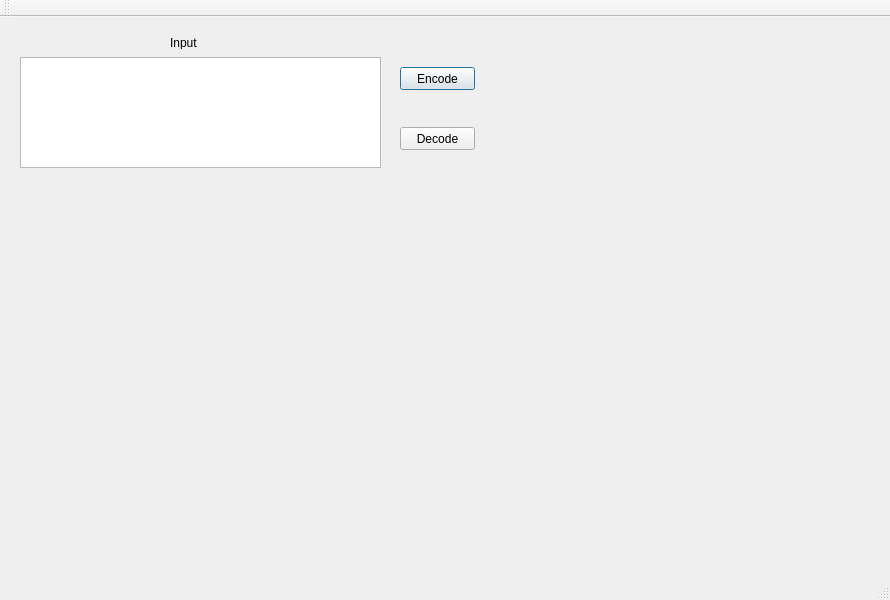
<?xml version="1.0" encoding="UTF-8"?>
<ui version="4.0">
 <class>MainWindow</class>
 <widget class="QMainWindow" name="MainWindow">
  <property name="geometry">
   <rect>
    <x>0</x>
    <y>0</y>
    <width>890</width>
    <height>600</height>
   </rect>
  </property>
  <property name="windowTitle">
   <string>MainWindow</string>
  </property>
  <widget class="QWidget" name="centralWidget">
   <widget class="QTextEdit" name="inputText">
    <property name="geometry">
     <rect>
      <x>20</x>
      <y>40</y>
      <width>361</width>
      <height>111</height>
     </rect>
    </property>
   </widget>
   <widget class="QPushButton" name="encodeButton">
    <property name="geometry">
     <rect>
      <x>400</x>
      <y>50</y>
      <width>75</width>
      <height>23</height>
     </rect>
    </property>
    <property name="text">
     <string>Encode</string>
    </property>
    <property name="autoDefault">
     <bool>false</bool>
    </property>
    <property name="default">
     <bool>true</bool>
    </property>
   </widget>
   <widget class="QPushButton" name="decodeButton">
    <property name="geometry">
     <rect>
      <x>400</x>
      <y>110</y>
      <width>75</width>
      <height>23</height>
     </rect>
    </property>
    <property name="text">
     <string>Decode</string>
    </property>
   </widget>
   <widget class="QLabel" name="label">
    <property name="geometry">
     <rect>
      <x>170</x>
      <y>20</y>
      <width>47</width>
      <height>12</height>
     </rect>
    </property>
    <property name="text">
     <string>Input</string>
    </property>
   </widget>
  </widget>
  <widget class="QMenuBar" name="menuBar">
   <property name="geometry">
    <rect>
     <x>0</x>
     <y>0</y>
     <width>890</width>
     <height>21</height>
    </rect>
   </property>
  </widget>
  <widget class="QToolBar" name="mainToolBar">
   <attribute name="toolBarArea">
    <enum>TopToolBarArea</enum>
   </attribute>
   <attribute name="toolBarBreak">
    <bool>false</bool>
   </attribute>
  </widget>
  <widget class="QStatusBar" name="statusBar"/>
 </widget>
 <layoutdefault spacing="6" margin="11"/>
 <resources/>
 <connections>
  <connection>
   <sender>encodeButton</sender>
   <signal>clicked()</signal>
   <receiver>MainWindow</receiver>
   <slot>encode()</slot>
   <hints>
    <hint type="sourcelabel">
     <x>440</x>
     <y>105</y>
    </hint>
    <hint type="destinationlabel">
     <x>449</x>
     <y>336</y>
    </hint>
   </hints>
  </connection>
  <connection>
   <sender>decodeButton</sender>
   <signal>clicked()</signal>
   <receiver>MainWindow</receiver>
   <slot>decode()</slot>
   <hints>
    <hint type="sourcelabel">
     <x>424</x>
     <y>156</y>
    </hint>
    <hint type="destinationlabel">
     <x>416</x>
     <y>335</y>
    </hint>
   </hints>
  </connection>
 </connections>
 <slots>
  <slot>encode()</slot>
  <slot>decode()</slot>
 </slots>
</ui>
